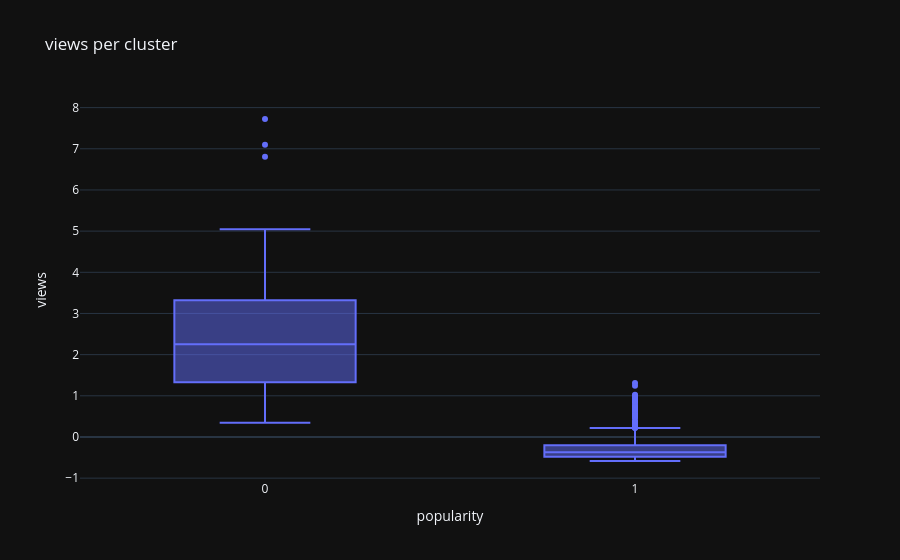

The cell this chart's notebook holds for it:
### Code cell
fig = px.box(df, x="popularity", y="views", title="views per cluster")
fig.show()

### Figure 1 — Plotly figure (JSON) as saved in the notebook; plotly's stock layout.template omitted (floating-point values rounded to 4 significant figures; data arrays with more than 128 entries replaced by an {"elided": "..."} marker saying what was removed)
{"data": [{"alignmentgroup": "True", "hovertemplate": "popularity=%{x}<br>views=%{y}<extra></extra>", "legendgroup": "", "marker": {"color": "#636efa"}, "name": "", "notched": false, "offsetgroup": "", "orientation": "v", "showlegend": false, "x": {"elided": "542 int values"}, "x0": " ", "xaxis": "x", "y": {"elided": "542 float values"}, "y0": " ", "yaxis": "y", "type": "box"}], "layout": {"xaxis": {"anchor": "y", "domain": [0.0, 1.0], "title": {"text": "popularity"}}, "yaxis": {"anchor": "x", "domain": [0.0, 1.0], "title": {"text": "views"}}, "legend": {"tracegroupgap": 0}, "title": {"text": "views per cluster"}, "boxmode": "group"}}
